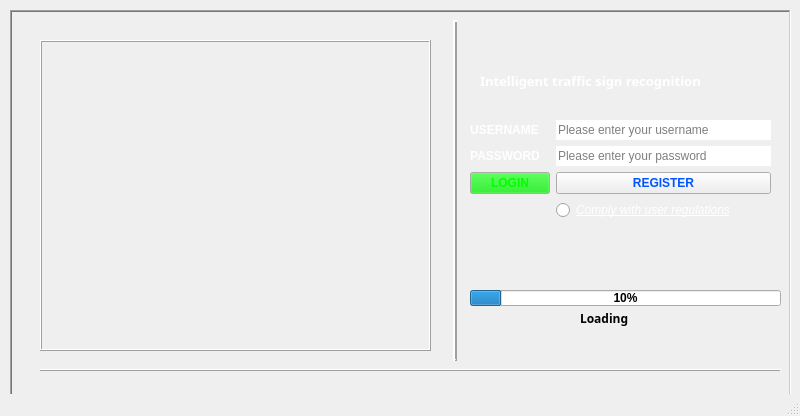
<?xml version="1.0" encoding="UTF-8"?>
<ui version="4.0">
 <class>MainWindow</class>
 <widget class="QMainWindow" name="MainWindow">
  <property name="geometry">
   <rect>
    <x>0</x>
    <y>0</y>
    <width>800</width>
    <height>416</height>
   </rect>
  </property>
  <property name="cursor">
   <cursorShape>CrossCursor</cursorShape>
  </property>
  <property name="windowTitle">
   <string>Traffic Sign Detection Platform</string>
  </property>
  <property name="windowIcon">
   <iconset>
    <normaloff>C:/Users/Bao/Downloads/management_settings_cogwheel_options_icon_262697.ico</normaloff>C:/Users/Bao/Downloads/management_settings_cogwheel_options_icon_262697.ico</iconset>
  </property>
  <widget class="QWidget" name="centralwidget">
   <widget class="QFrame" name="framework">
    <property name="geometry">
     <rect>
      <x>10</x>
      <y>10</y>
      <width>781</width>
      <height>391</height>
     </rect>
    </property>
    <property name="palette">
     <palette>
      <active>
       <colorrole role="Base">
        <brush brushstyle="SolidPattern">
         <color alpha="255">
          <red>0</red>
          <green>255</green>
          <blue>127</blue>
         </color>
        </brush>
       </colorrole>
      </active>
      <inactive>
       <colorrole role="Base">
        <brush brushstyle="SolidPattern">
         <color alpha="255">
          <red>255</red>
          <green>255</green>
          <blue>255</blue>
         </color>
        </brush>
       </colorrole>
      </inactive>
      <disabled>
       <colorrole role="Base">
        <brush brushstyle="SolidPattern">
         <color alpha="255">
          <red>240</red>
          <green>240</green>
          <blue>240</blue>
         </color>
        </brush>
       </colorrole>
      </disabled>
     </palette>
    </property>
    <property name="cursor">
     <cursorShape>CrossCursor</cursorShape>
    </property>
    <property name="autoFillBackground">
     <bool>false</bool>
    </property>
    <property name="frameShape">
     <enum>QFrame::WinPanel</enum>
    </property>
    <property name="frameShadow">
     <enum>QFrame::Sunken</enum>
    </property>
    <widget class="QWidget" name="formLayoutWidget">
     <property name="geometry">
      <rect>
       <x>460</x>
       <y>110</y>
       <width>301</width>
       <height>116</height>
      </rect>
     </property>
     <layout class="QFormLayout" name="formLayout">
      <item row="0" column="0">
       <widget class="QLabel" name="Input1">
        <property name="palette">
         <palette>
          <active>
           <colorrole role="WindowText">
            <brush brushstyle="SolidPattern">
             <color alpha="255">
              <red>255</red>
              <green>255</green>
              <blue>255</blue>
             </color>
            </brush>
           </colorrole>
          </active>
          <inactive>
           <colorrole role="WindowText">
            <brush brushstyle="SolidPattern">
             <color alpha="255">
              <red>255</red>
              <green>255</green>
              <blue>255</blue>
             </color>
            </brush>
           </colorrole>
          </inactive>
          <disabled>
           <colorrole role="WindowText">
            <brush brushstyle="SolidPattern">
             <color alpha="255">
              <red>120</red>
              <green>120</green>
              <blue>120</blue>
             </color>
            </brush>
           </colorrole>
          </disabled>
         </palette>
        </property>
        <property name="font">
         <font>
          <weight>75</weight>
          <bold>true</bold>
         </font>
        </property>
        <property name="text">
         <string>USERNAME</string>
        </property>
        <property name="alignment">
         <set>Qt::AlignCenter</set>
        </property>
       </widget>
      </item>
      <item row="0" column="1">
       <widget class="QLineEdit" name="usernameinput">
        <property name="frame">
         <bool>false</bool>
        </property>
        <property name="placeholderText">
         <string>Please enter your username</string>
        </property>
       </widget>
      </item>
      <item row="1" column="0">
       <widget class="QLabel" name="Input2">
        <property name="palette">
         <palette>
          <active>
           <colorrole role="WindowText">
            <brush brushstyle="SolidPattern">
             <color alpha="255">
              <red>255</red>
              <green>255</green>
              <blue>255</blue>
             </color>
            </brush>
           </colorrole>
          </active>
          <inactive>
           <colorrole role="WindowText">
            <brush brushstyle="SolidPattern">
             <color alpha="255">
              <red>255</red>
              <green>255</green>
              <blue>255</blue>
             </color>
            </brush>
           </colorrole>
          </inactive>
          <disabled>
           <colorrole role="WindowText">
            <brush brushstyle="SolidPattern">
             <color alpha="255">
              <red>120</red>
              <green>120</green>
              <blue>120</blue>
             </color>
            </brush>
           </colorrole>
          </disabled>
         </palette>
        </property>
        <property name="font">
         <font>
          <weight>75</weight>
          <bold>true</bold>
         </font>
        </property>
        <property name="text">
         <string>PASSWORD</string>
        </property>
        <property name="alignment">
         <set>Qt::AlignCenter</set>
        </property>
       </widget>
      </item>
      <item row="1" column="1">
       <widget class="QLineEdit" name="passwordinput">
        <property name="text">
         <string/>
        </property>
        <property name="frame">
         <bool>false</bool>
        </property>
        <property name="echoMode">
         <enum>QLineEdit::Password</enum>
        </property>
        <property name="placeholderText">
         <string>Please enter your password</string>
        </property>
       </widget>
      </item>
      <item row="2" column="0">
       <widget class="QPushButton" name="loginbut">
        <property name="enabled">
         <bool>true</bool>
        </property>
        <property name="palette">
         <palette>
          <active>
           <colorrole role="WindowText">
            <brush brushstyle="SolidPattern">
             <color alpha="255">
              <red>85</red>
              <green>255</green>
              <blue>0</blue>
             </color>
            </brush>
           </colorrole>
           <colorrole role="Button">
            <brush brushstyle="SolidPattern">
             <color alpha="255">
              <red>0</red>
              <green>216</green>
              <blue>0</blue>
             </color>
            </brush>
           </colorrole>
           <colorrole role="ButtonText">
            <brush brushstyle="SolidPattern">
             <color alpha="255">
              <red>0</red>
              <green>255</green>
              <blue>0</blue>
             </color>
            </brush>
           </colorrole>
           <colorrole role="Base">
            <brush brushstyle="SolidPattern">
             <color alpha="255">
              <red>0</red>
              <green>255</green>
              <blue>0</blue>
             </color>
            </brush>
           </colorrole>
          </active>
          <inactive>
           <colorrole role="WindowText">
            <brush brushstyle="SolidPattern">
             <color alpha="255">
              <red>85</red>
              <green>255</green>
              <blue>0</blue>
             </color>
            </brush>
           </colorrole>
           <colorrole role="Button">
            <brush brushstyle="SolidPattern">
             <color alpha="255">
              <red>0</red>
              <green>216</green>
              <blue>0</blue>
             </color>
            </brush>
           </colorrole>
           <colorrole role="ButtonText">
            <brush brushstyle="SolidPattern">
             <color alpha="255">
              <red>0</red>
              <green>255</green>
              <blue>0</blue>
             </color>
            </brush>
           </colorrole>
           <colorrole role="Base">
            <brush brushstyle="SolidPattern">
             <color alpha="255">
              <red>0</red>
              <green>255</green>
              <blue>0</blue>
             </color>
            </brush>
           </colorrole>
          </inactive>
          <disabled>
           <colorrole role="WindowText">
            <brush brushstyle="SolidPattern">
             <color alpha="255">
              <red>120</red>
              <green>120</green>
              <blue>120</blue>
             </color>
            </brush>
           </colorrole>
           <colorrole role="Button">
            <brush brushstyle="SolidPattern">
             <color alpha="255">
              <red>0</red>
              <green>216</green>
              <blue>0</blue>
             </color>
            </brush>
           </colorrole>
           <colorrole role="ButtonText">
            <brush brushstyle="SolidPattern">
             <color alpha="255">
              <red>120</red>
              <green>120</green>
              <blue>120</blue>
             </color>
            </brush>
           </colorrole>
           <colorrole role="Base">
            <brush brushstyle="SolidPattern">
             <color alpha="255">
              <red>240</red>
              <green>240</green>
              <blue>240</blue>
             </color>
            </brush>
           </colorrole>
          </disabled>
         </palette>
        </property>
        <property name="font">
         <font>
          <weight>75</weight>
          <bold>true</bold>
         </font>
        </property>
        <property name="autoFillBackground">
         <bool>false</bool>
        </property>
        <property name="text">
         <string>LOGIN</string>
        </property>
        <property name="icon">
         <iconset>
          <normaloff>C:/Users/Bao/Downloads/icons8-login-64.png</normaloff>C:/Users/Bao/Downloads/icons8-login-64.png</iconset>
        </property>
       </widget>
      </item>
      <item row="2" column="1">
       <widget class="QPushButton" name="registerbut">
        <property name="palette">
         <palette>
          <active>
           <colorrole role="ButtonText">
            <brush brushstyle="SolidPattern">
             <color alpha="255">
              <red>0</red>
              <green>85</green>
              <blue>255</blue>
             </color>
            </brush>
           </colorrole>
          </active>
          <inactive>
           <colorrole role="ButtonText">
            <brush brushstyle="SolidPattern">
             <color alpha="255">
              <red>0</red>
              <green>85</green>
              <blue>255</blue>
             </color>
            </brush>
           </colorrole>
          </inactive>
          <disabled>
           <colorrole role="ButtonText">
            <brush brushstyle="SolidPattern">
             <color alpha="255">
              <red>120</red>
              <green>120</green>
              <blue>120</blue>
             </color>
            </brush>
           </colorrole>
          </disabled>
         </palette>
        </property>
        <property name="font">
         <font>
          <weight>75</weight>
          <bold>true</bold>
         </font>
        </property>
        <property name="text">
         <string>REGISTER</string>
        </property>
        <property name="icon">
         <iconset>
          <normaloff>C:/Users/Bao/Downloads/icons8-register-64.png</normaloff>C:/Users/Bao/Downloads/icons8-register-64.png</iconset>
        </property>
       </widget>
      </item>
      <item row="3" column="1">
       <widget class="QRadioButton" name="comply">
        <property name="palette">
         <palette>
          <active>
           <colorrole role="WindowText">
            <brush brushstyle="SolidPattern">
             <color alpha="255">
              <red>255</red>
              <green>255</green>
              <blue>255</blue>
             </color>
            </brush>
           </colorrole>
          </active>
          <inactive>
           <colorrole role="WindowText">
            <brush brushstyle="SolidPattern">
             <color alpha="255">
              <red>255</red>
              <green>255</green>
              <blue>255</blue>
             </color>
            </brush>
           </colorrole>
          </inactive>
          <disabled>
           <colorrole role="WindowText">
            <brush brushstyle="SolidPattern">
             <color alpha="255">
              <red>120</red>
              <green>120</green>
              <blue>120</blue>
             </color>
            </brush>
           </colorrole>
          </disabled>
         </palette>
        </property>
        <property name="font">
         <font>
          <italic>true</italic>
          <underline>true</underline>
          <strikeout>false</strikeout>
         </font>
        </property>
        <property name="text">
         <string>Comply with user regulations</string>
        </property>
       </widget>
      </item>
     </layout>
    </widget>
    <widget class="Line" name="line1">
     <property name="geometry">
      <rect>
       <x>430</x>
       <y>10</y>
       <width>31</width>
       <height>341</height>
      </rect>
     </property>
     <property name="frameShadow">
      <enum>QFrame::Raised</enum>
     </property>
     <property name="lineWidth">
      <number>2</number>
     </property>
     <property name="orientation">
      <enum>Qt::Vertical</enum>
     </property>
    </widget>
    <widget class="QStackedWidget" name="Propmt">
     <property name="geometry">
      <rect>
       <x>30</x>
       <y>30</y>
       <width>391</width>
       <height>311</height>
      </rect>
     </property>
     <property name="frameShape">
      <enum>QFrame::Box</enum>
     </property>
     <property name="frameShadow">
      <enum>QFrame::Raised</enum>
     </property>
     <property name="currentIndex">
      <number>0</number>
     </property>
     <widget class="QWidget" name="page1">
      <widget class="QLabel" name="photo1">
       <property name="geometry">
        <rect>
         <x>10</x>
         <y>10</y>
         <width>371</width>
         <height>291</height>
        </rect>
       </property>
       <property name="text">
        <string/>
       </property>
       <property name="pixmap">
        <pixmap>C:/Users/Bao/Desktop/bd/wallhaven-wqyqzx.jpg</pixmap>
       </property>
       <property name="scaledContents">
        <bool>true</bool>
       </property>
      </widget>
     </widget>
     <widget class="QWidget" name="page2">
      <widget class="QLabel" name="photo2">
       <property name="geometry">
        <rect>
         <x>10</x>
         <y>10</y>
         <width>371</width>
         <height>291</height>
        </rect>
       </property>
       <property name="text">
        <string/>
       </property>
       <property name="pixmap">
        <pixmap>C:/Users/Bao/Desktop/bd/wallhaven-476lgv.jpg</pixmap>
       </property>
       <property name="scaledContents">
        <bool>true</bool>
       </property>
      </widget>
     </widget>
     <widget class="QWidget" name="page3">
      <widget class="QLabel" name="photo3">
       <property name="geometry">
        <rect>
         <x>10</x>
         <y>10</y>
         <width>371</width>
         <height>291</height>
        </rect>
       </property>
       <property name="text">
        <string/>
       </property>
       <property name="pixmap">
        <pixmap>C:/Users/Bao/Desktop/bd/wallhaven-q2wker.png</pixmap>
       </property>
       <property name="scaledContents">
        <bool>true</bool>
       </property>
      </widget>
     </widget>
    </widget>
    <widget class="Line" name="line2">
     <property name="geometry">
      <rect>
       <x>30</x>
       <y>350</y>
       <width>741</width>
       <height>20</height>
      </rect>
     </property>
     <property name="frameShadow">
      <enum>QFrame::Raised</enum>
     </property>
     <property name="lineWidth">
      <number>1</number>
     </property>
     <property name="orientation">
      <enum>Qt::Horizontal</enum>
     </property>
    </widget>
    <widget class="QLabel" name="Title">
     <property name="geometry">
      <rect>
       <x>470</x>
       <y>50</y>
       <width>281</width>
       <height>41</height>
      </rect>
     </property>
     <property name="palette">
      <palette>
       <active>
        <colorrole role="WindowText">
         <brush brushstyle="SolidPattern">
          <color alpha="255">
           <red>255</red>
           <green>255</green>
           <blue>255</blue>
          </color>
         </brush>
        </colorrole>
       </active>
       <inactive>
        <colorrole role="WindowText">
         <brush brushstyle="SolidPattern">
          <color alpha="255">
           <red>255</red>
           <green>255</green>
           <blue>255</blue>
          </color>
         </brush>
        </colorrole>
       </inactive>
       <disabled>
        <colorrole role="WindowText">
         <brush brushstyle="SolidPattern">
          <color alpha="255">
           <red>120</red>
           <green>120</green>
           <blue>120</blue>
          </color>
         </brush>
        </colorrole>
       </disabled>
      </palette>
     </property>
     <property name="font">
      <font>
       <family>Modern No. 20</family>
       <pointsize>10</pointsize>
       <weight>75</weight>
       <bold>true</bold>
      </font>
     </property>
     <property name="autoFillBackground">
      <bool>false</bool>
     </property>
     <property name="text">
      <string>Intelligent traffic sign recognition</string>
     </property>
     <property name="scaledContents">
      <bool>false</bool>
     </property>
     <property name="wordWrap">
      <bool>false</bool>
     </property>
    </widget>
    <widget class="QProgressBar" name="progressBar">
     <property name="geometry">
      <rect>
       <x>460</x>
       <y>280</y>
       <width>311</width>
       <height>16</height>
      </rect>
     </property>
     <property name="palette">
      <palette>
       <active>
        <colorrole role="WindowText">
         <brush brushstyle="SolidPattern">
          <color alpha="255">
           <red>255</red>
           <green>255</green>
           <blue>255</blue>
          </color>
         </brush>
        </colorrole>
       </active>
       <inactive>
        <colorrole role="WindowText">
         <brush brushstyle="SolidPattern">
          <color alpha="255">
           <red>255</red>
           <green>255</green>
           <blue>255</blue>
          </color>
         </brush>
        </colorrole>
       </inactive>
       <disabled>
        <colorrole role="WindowText">
         <brush brushstyle="SolidPattern">
          <color alpha="255">
           <red>120</red>
           <green>120</green>
           <blue>120</blue>
          </color>
         </brush>
        </colorrole>
       </disabled>
      </palette>
     </property>
     <property name="font">
      <font>
       <weight>75</weight>
       <bold>true</bold>
      </font>
     </property>
     <property name="mouseTracking">
      <bool>false</bool>
     </property>
     <property name="value">
      <number>10</number>
     </property>
     <property name="textVisible">
      <bool>true</bool>
     </property>
     <property name="orientation">
      <enum>Qt::Horizontal</enum>
     </property>
     <property name="invertedAppearance">
      <bool>false</bool>
     </property>
     <property name="textDirection">
      <enum>QProgressBar::BottomToTop</enum>
     </property>
    </widget>
    <widget class="QLabel" name="bg">
     <property name="geometry">
      <rect>
       <x>0</x>
       <y>0</y>
       <width>781</width>
       <height>381</height>
      </rect>
     </property>
     <property name="text">
      <string/>
     </property>
     <property name="pixmap">
      <pixmap>C:/Users/Bao/Desktop/bd/wallhaven-4gxmpd.jpg</pixmap>
     </property>
     <property name="scaledContents">
      <bool>true</bool>
     </property>
    </widget>
    <widget class="QLabel" name="Text">
     <property name="geometry">
      <rect>
       <x>570</x>
       <y>300</y>
       <width>51</width>
       <height>16</height>
      </rect>
     </property>
     <property name="font">
      <font>
       <family>Myanmar Text</family>
       <weight>75</weight>
       <bold>true</bold>
      </font>
     </property>
     <property name="text">
      <string>Loading</string>
     </property>
    </widget>
    <widget class="QLabel" name="label">
     <property name="geometry">
      <rect>
       <x>730</x>
       <y>0</y>
       <width>51</width>
       <height>51</height>
      </rect>
     </property>
     <property name="text">
      <string/>
     </property>
     <property name="pixmap">
      <pixmap>C:/Users/Bao/Downloads/FAUGET.png</pixmap>
     </property>
     <property name="scaledContents">
      <bool>true</bool>
     </property>
    </widget>
    <zorder>bg</zorder>
    <zorder>formLayoutWidget</zorder>
    <zorder>line1</zorder>
    <zorder>Propmt</zorder>
    <zorder>line2</zorder>
    <zorder>Title</zorder>
    <zorder>progressBar</zorder>
    <zorder>Text</zorder>
    <zorder>label</zorder>
   </widget>
  </widget>
  <widget class="QStatusBar" name="statusbar"/>
  <action name="actionPlatform_version">
   <property name="text">
    <string>Platform version</string>
   </property>
  </action>
 </widget>
 <resources/>
 <connections/>
</ui>
